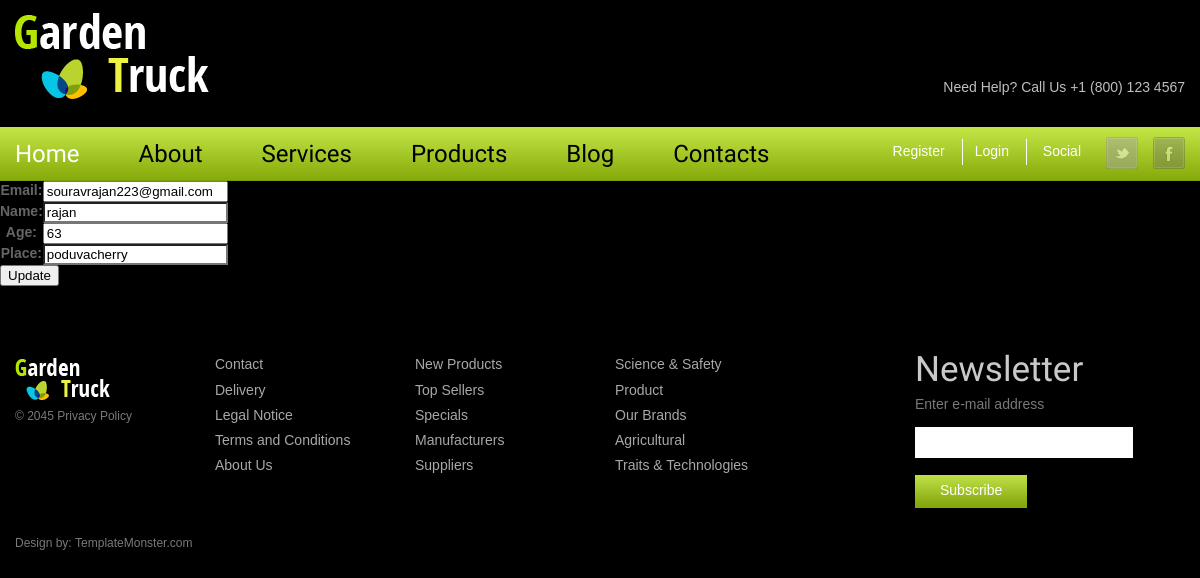
Screenshot of /update/2 with the database file from the repository.
### app1/models.py (models this page shows)
class Register(models.Model):
    Name=models.CharField(max_length=20)
    Age=models.IntegerField()
    Place=models.CharField(max_length=20)
    Email=models.EmailField()
    Password=models.CharField(max_length=8)

### app1/views.py (the view)
# urls.py: path('update/<int:id>',views.update,name='update'),
def update(request,id):
    user=Register.objects.get(id=id)
    if request.method=='POST':
      form=UpdateForm(request.POST or None, instance=user)
      if form.is_valid():
        name=form.cleaned_data['Name']
        age=form.cleaned_data['Age']
        place=form.cleaned_data['Place']
        email=form.cleaned_data['Email']
        form.save()
        messages.success(request,"data updated....")
        return redirect('/home/%s' % user.id)
    else:
        form=UpdateForm(instance=user)
    return render(request,'update.html',{'form':form,'user':user})

### app1/forms.py
class UpdateForm(forms.ModelForm):
    class Meta():
        model=Register
        fields=('Email','Name','Age','Place')

### app1/templates/update.html (shortened to what this page needs)
    {% extends 'base.html' %}
    {% load static %}
    {% block content %}
    <form action="" method="post">
        <table>
            <tr>
                {{form.as_table}}
            </tr>
        </table>
        <input type="submit" value="Update">
        </form>
        {% endblock %}

### static/css/style.css (style rules this page uses)
html { width: 100%; }
* { -webkit-text-size-adjust: none; }
body { font: 14px/18px Arial, Helvetica, sans-serif; color:#666565; position:relative; min-width: 1200px; background: #000; }
.white.wt3 .img_inner, { border-width: 2px; margin-top: 2px; }

### static/css/grid.css (style rules this page uses)
body { min-width: 1200px; }

### rows the page displays
Register: Email "souravrajan223@gmail.com", Name "rajan", Age "63", Place "poduvacherry"
